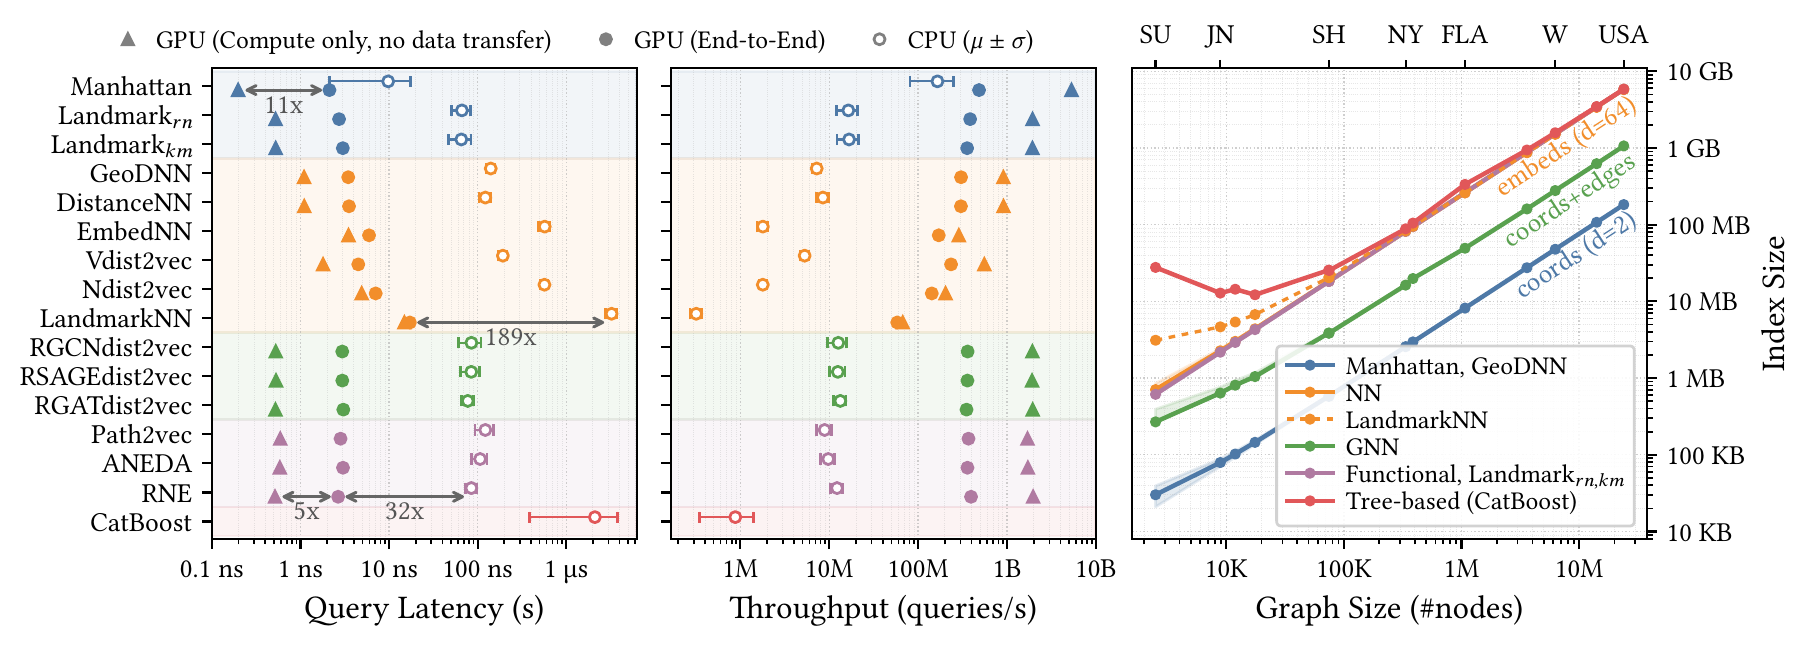

Recreate this plot in Python.
"""Meta plot: composes fig3a_latency_throughput.py + fig3b_storage.py side by side.

Usage:
    python fig3_efficiency.py
    open fig3_efficiency.pdf
"""
import sys
import os

import matplotlib
matplotlib.use('Agg')
import matplotlib.pyplot as plt

sys.path.insert(0, os.path.dirname(os.path.abspath(__file__)))
sys.path.insert(0, os.path.dirname(os.path.dirname(os.path.abspath(__file__))))  # '..' -> v7_camera_expts/

from plot_config import FS_LEG, FIGURES_DIR
import fig3a_latency_throughput as lt
import fig3b_storage as sto

# ── Tunable display flags ───────────────────────────────────────────────────
LEGEND_TOP = 0.88  # knob: axes top margin (subplots_adjust `top`) -- lower = more gap under the legend
FONT_SCALE = 1.1   # knob: multiplier on this file's legend text AND lt/sto's FS_* (on top of their own FONT_SCALE)
FS_LEG = FS_LEG * FONT_SCALE
lt.FS_AXIS *= FONT_SCALE
lt.FS_TICK *= FONT_SCALE
lt.FS_LEG  *= FONT_SCALE
lt.FS_LABEL *= FONT_SCALE
sto.FS_AXIS *= FONT_SCALE
sto.FS_TICK *= FONT_SCALE
sto.FS_LEG  *= FONT_SCALE
sto.FS_ANN  *= FONT_SCALE

FIG_H = lt.FIG_H
FIG_W = lt.FIG_W + sto.FIG_W
WSPACE = 0.08  # same tight gap on both sides of the throughput|storage boundary

fig = plt.figure(figsize=(FIG_W, FIG_H))
gs = fig.add_gridspec(1, 3, width_ratios=[1, 1, sto.FIG_W / (lt.FIG_W / 2)], wspace=WSPACE)

gs_lt = gs[0, 0:2].subgridspec(1, 2, wspace=WSPACE)
lt.draw(fig, gs_lt)
sto.draw(fig, gs[0, 2], y_labels_right=True)

fig.tight_layout(pad=0.4)
fig.subplots_adjust(top=LEGEND_TOP, wspace=WSPACE)

fig.legend(handles=lt.LEGEND_HANDLES, fontsize=FS_LEG, loc='upper center',
           bbox_to_anchor=(0.32, lt.LEGEND_Y), ncol=len(lt.LEGEND_HANDLES),
           frameon=False, handlelength=1.2, labelspacing=0.3,
           borderpad=0.4, handletextpad=0.5, columnspacing=1.5)

OUT = FIGURES_DIR / 'fig3_efficiency.pdf'
fig.savefig(OUT, bbox_inches='tight', dpi=200)
print(f'Saved {OUT}')
